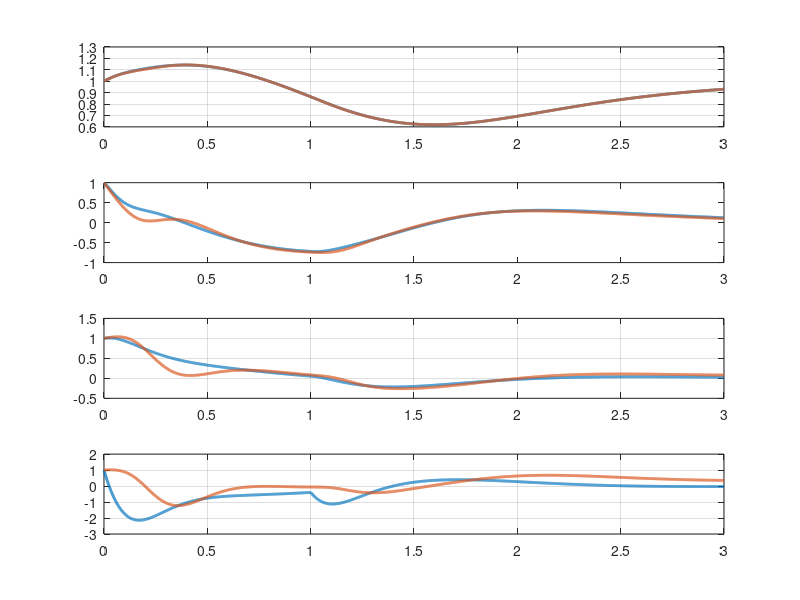

Here is the MATLAB script that generated this plot:
clc
clear all;

m = 0.11; 
g = 9.8;
j = 9.99*10^(-6);
R = 0.015;
d = 0.03;
l = 1;
N = -17.1874;
K =[ -17.1874  -22.0571   71.0000   14.0000];

u1 = @(t) 1 * (t >= 1)  ; 

ode_function = @(t, x) [
    x(2);
    ((m*x(1)*(x(4)^2)-m*g*sin(x(3)))/((j/R^2)+m));
    x(4);
    (-K*x)+N*u1(t);
];

initial_conditions = [1; 1; 1; 1];
 
t_span =  linspace(0, 3, 4000);

[t, x] = ode45(ode_function, t_span, initial_conditions);

y = x(:, 1);

% observer 
A = [0 1 0 0;
     0 0 -6.9819 0;
     0 0 0 1;
     0 0 0 0];
B = [0; 0; 0; 1];
C = [1 0 0 0];
observer_pole = [ -10 -11 -12 -13 ] ;
L_transpose = acker ( A' , C' , observer_pole ) ;
L = L_transpose' ; 

Anew = A-(L*C) ; 
Bnew = [ B , L ] ; 
Cnew = C ; 

%Initial conditions for observer

initial_conditions_observer = [1; 1; 1; 1] ;

observer = ss(Anew , Bnew , Cnew , 0);
u = ones(size(t));
u_y = [u , y];

[y_observer, t , x_observer] = lsim(observer, u_y, t_span, initial_conditions_observer);
%plots

figure;
subplot(4, 1, 1);
plot(t, x(:, 1), 'LineWidth', 2, 'DisplayName', 'State 1');
hold on;
plot(t, x_observer(:, 1), 'LineWidth', 2, 'DisplayName', 'State observer');
hold on;
grid on;

subplot(4, 1, 2);
plot(t, x(:, 2), 'LineWidth', 2, 'DisplayName', 'State 2');
hold on;
plot(t, x_observer(:, 2), 'LineWidth', 2, 'DisplayName', 'State observer');
hold on;

subplot(4, 1, 3);
plot(t, x(:, 3), 'LineWidth', 2, 'DisplayName', 'State 3');
hold on;
plot(t, x_observer(:, 3), 'LineWidth', 2, 'DisplayName', 'State observer');
hold on;
grid on;
subplot(4, 1, 4);
plot(t, x(:, 4), 'LineWidth', 2, 'DisplayName', 'State 4');
hold on;
plot(t, x_observer(:, 4), 'LineWidth', 2, 'DisplayName', 'State observer');
hold on;
grid on;